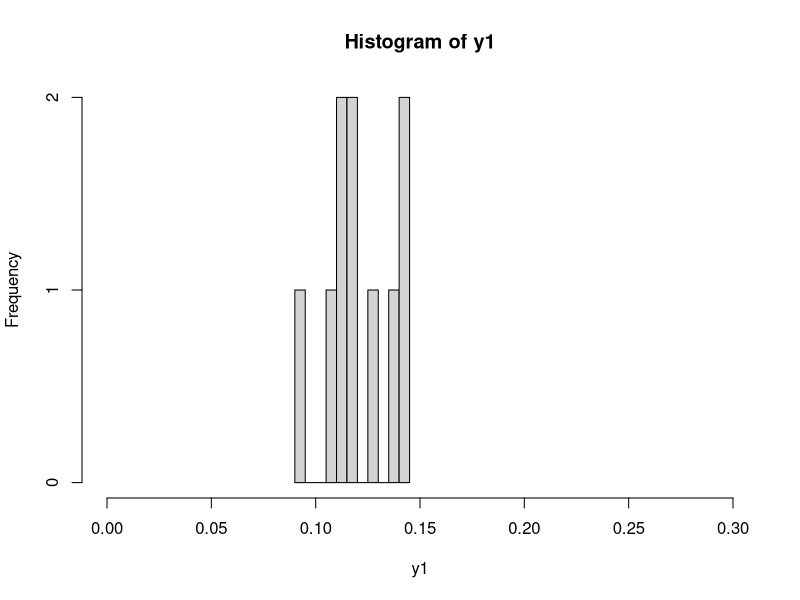
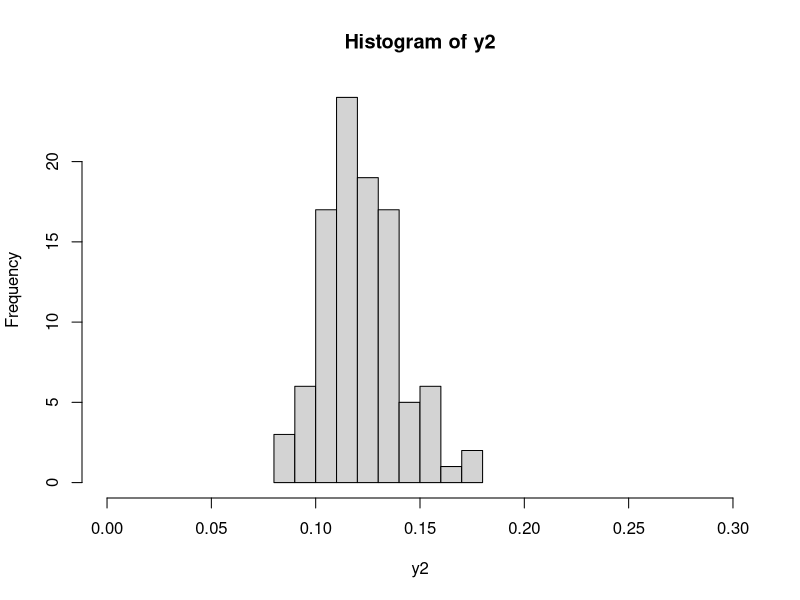
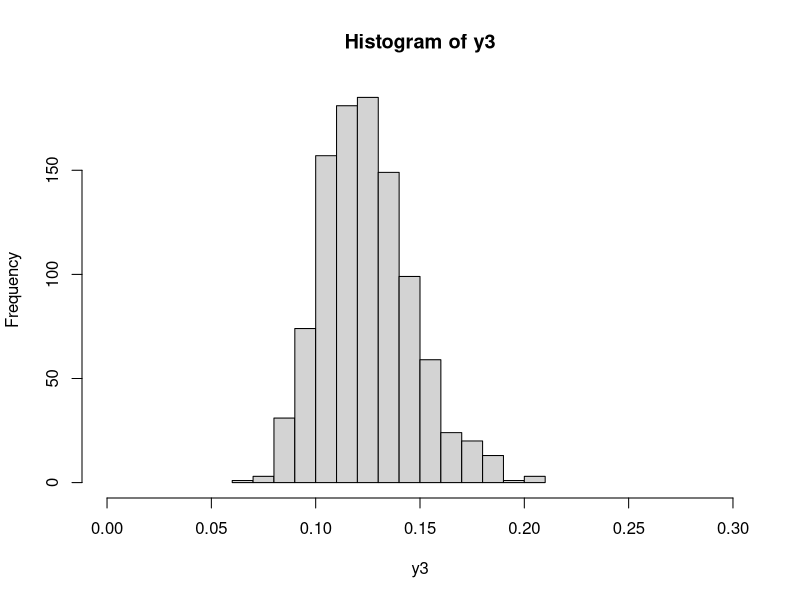
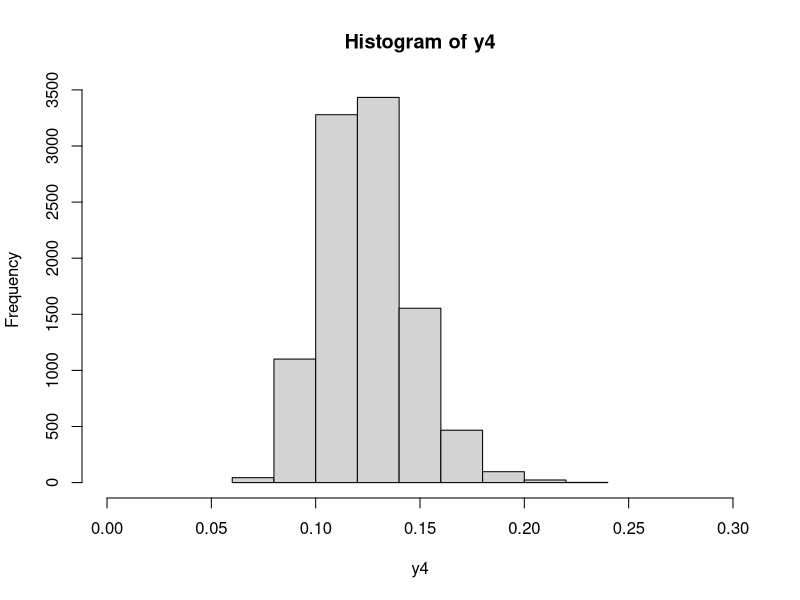

These figures' R source, in order:
set.seed(1)
  #x <- sample(3, 100, replace=TRUE)
  x <- rnorm(10000, 3, 0.5)
  
exp_dist <- function(x){
    ans <- (exp(1) ^ (-x/3))/3
    return (ans)
}

rata2 <- function(lamb){
  return (1/lamb)
}

variance <- function(lamb){
  return(1/lamb ^ 2)
}

y1 <- exp_dist(x[1:10])
y2 <- exp_dist(x[1:100])
y3 <- exp_dist(x[1:1000])
y4 <- exp_dist(x[1:10000])

hist(y1,breaks=10, xlim = c(0.00,0.30))
hist(y2,breaks=10, xlim = c(0.00,0.30))
hist(y3,breaks=10, xlim = c(0.00,0.30))
hist(y4,breaks=10, xlim = c(0.00,0.30))
